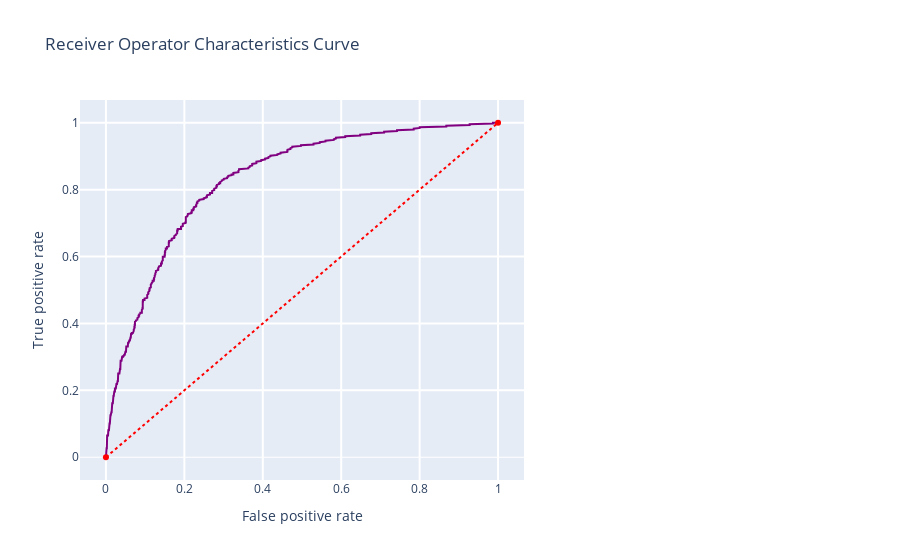

Notebook cell for this chart:
### Code cell
print(recall_score(y_test, y_pred_LCV))
print(precision_score(y_test, y_pred_LCV))
print(accuracy_score(y_test, y_pred_LCV))
print(confusion_matrix(y_test,y_pred_LCV))
print(classification_report(y_test,y_pred_LCV))
print("Area under curve : ", roc_auc_score(y_test, y_pred_LCV))

roc_conf_plot(model_LCV, x_train, y_train, x_test, y_test)
threshold_plot(model_LCV, x_train, y_train)
LCV_model = model_metric(model_LCV,x_train,y_train,x_test,y_test, "Logistic Regression CV")

### Figure 1 — Plotly figure (JSON) as saved in the notebook; plotly's stock layout.template omitted (floating-point values rounded to 4 significant figures; data arrays with more than 128 entries replaced by an {"elided": "..."} marker saying what was removed)
{"data": [{"y": {"elided": "478 float values"}, "x": {"elided": "478 float values"}, "line": {"color": "purple", "width": 2}, "type": "scatter", "name": "Roc : 0.7563287413163782"}, {"y": [0, 1], "x": [0, 1], "line": {"color": "red", "dash": "dot", "width": 2}, "type": "scatter"}], "layout": {"showlegend": false, "yaxis": {"zerolinewidth": 1, "ticklen": 5, "gridwidth": 2, "title": {"text": "True positive rate"}}, "xaxis": {"domain": [0, 0.6], "ticklen": 5, "gridwidth": 2, "title": {"text": "False positive rate"}}, "title": {"text": "Receiver Operator Characteristics Curve"}}}
